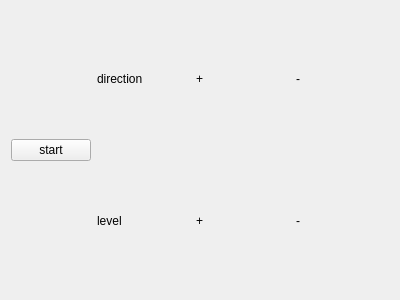
<?xml version="1.0" encoding="UTF-8"?>
<ui version="4.0">
 <class>MotorControlWidget</class>
 <widget class="QWidget" name="MotorControlWidget">
  <property name="geometry">
   <rect>
    <x>0</x>
    <y>0</y>
    <width>400</width>
    <height>300</height>
   </rect>
  </property>
  <property name="windowTitle">
   <string>Form</string>
  </property>
  <layout class="QHBoxLayout" name="horizontalLayout_2">
   <item>
    <layout class="QHBoxLayout" name="horizontalLayout" stretch="0,5">
     <item>
      <widget class="QPushButton" name="pb_start">
       <property name="text">
        <string>start</string>
       </property>
      </widget>
     </item>
     <item>
      <layout class="QVBoxLayout" name="verticalLayout">
       <item>
        <layout class="QHBoxLayout" name="horizontalLayout_3">
         <item>
          <widget class="QLabel" name="label_dir">
           <property name="text">
            <string>direction</string>
           </property>
          </widget>
         </item>
         <item>
          <widget class="QLabel" name="label_dir_plus">
           <property name="text">
            <string>+</string>
           </property>
          </widget>
         </item>
         <item>
          <widget class="QLabel" name="label_dir_minus">
           <property name="text">
            <string>-</string>
           </property>
          </widget>
         </item>
        </layout>
       </item>
       <item>
        <layout class="QHBoxLayout" name="horizontalLayout_4">
         <item>
          <widget class="QLabel" name="label_level">
           <property name="text">
            <string>level</string>
           </property>
          </widget>
         </item>
         <item>
          <widget class="QLabel" name="label_level_plus">
           <property name="text">
            <string>+</string>
           </property>
          </widget>
         </item>
         <item>
          <widget class="QLabel" name="label_level_minus">
           <property name="text">
            <string>-</string>
           </property>
          </widget>
         </item>
        </layout>
       </item>
      </layout>
     </item>
    </layout>
   </item>
  </layout>
 </widget>
 <resources/>
 <connections/>
</ui>
